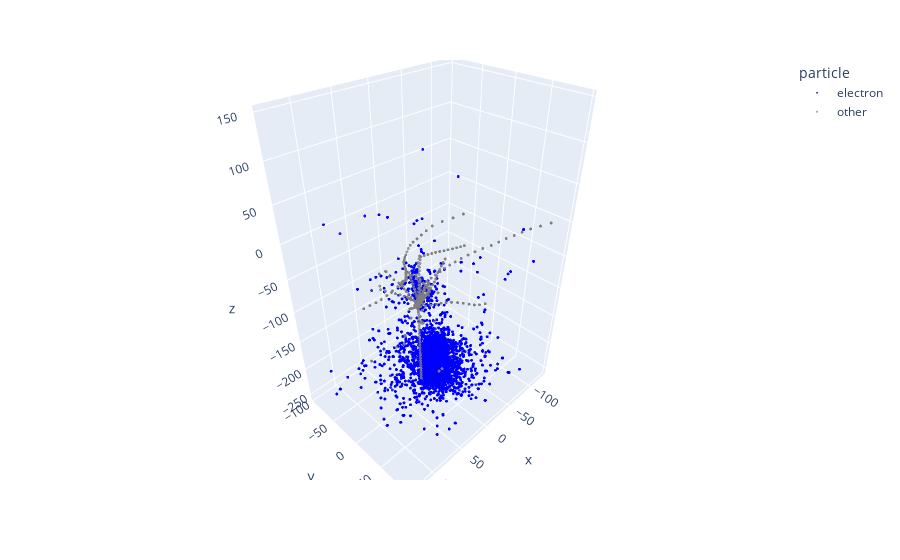

Notebook source saved alongside this figure:
### Code cell
import plotly.express as px

fig = px.scatter_3d(
    long_df,
    x="x",
    y="y",
    z="z",
    color="particle",
    color_discrete_map={
        "electron": "blue",
        "muon": "orange",
        "tau": "purple",
        "other": "gray"
    },
    opacity=0.8,
    hover_name="name"
)

fig.update_traces(marker=dict(size=1))
fig.show()

### Figure 1 — Plotly figure (JSON) as saved in the notebook; plotly's stock layout.template omitted (floating-point values rounded to 4 significant figures; data arrays with more than 128 entries replaced by an {"elided": "..."} marker saying what was removed)
{"data": [{"hovertemplate": "<b>%{hovertext}</b><br><br>particle=electron<br>x=%{x}<br>y=%{y}<br>z=%{z}<extra></extra>", "hovertext": {"elided": "40192 str values"}, "legendgroup": "electron", "marker": {"color": "blue", "opacity": 0.8, "size": 1, "symbol": "circle"}, "mode": "markers", "name": "electron", "scene": "scene", "showlegend": true, "type": "scatter3d", "x": {"elided": "40192 float values"}, "y": {"elided": "40192 float values"}, "z": {"elided": "40192 float values"}}, {"hovertemplate": "<b>%{hovertext}</b><br><br>particle=other<br>x=%{x}<br>y=%{y}<br>z=%{z}<extra></extra>", "hovertext": {"elided": "719 str values"}, "legendgroup": "other", "marker": {"color": "gray", "opacity": 0.8, "size": 1, "symbol": "circle"}, "mode": "markers", "name": "other", "scene": "scene", "showlegend": true, "type": "scatter3d", "x": {"elided": "719 float values"}, "y": {"elided": "719 float values"}, "z": {"elided": "719 float values"}}], "layout": {"legend": {"title": {"text": "particle"}, "tracegroupgap": 0}, "margin": {"t": 60}, "scene": {"domain": {"x": [0, 1], "y": [0, 1]}, "xaxis": {"title": {"text": "x"}}, "yaxis": {"title": {"text": "y"}}, "zaxis": {"title": {"text": "z"}}}}}
